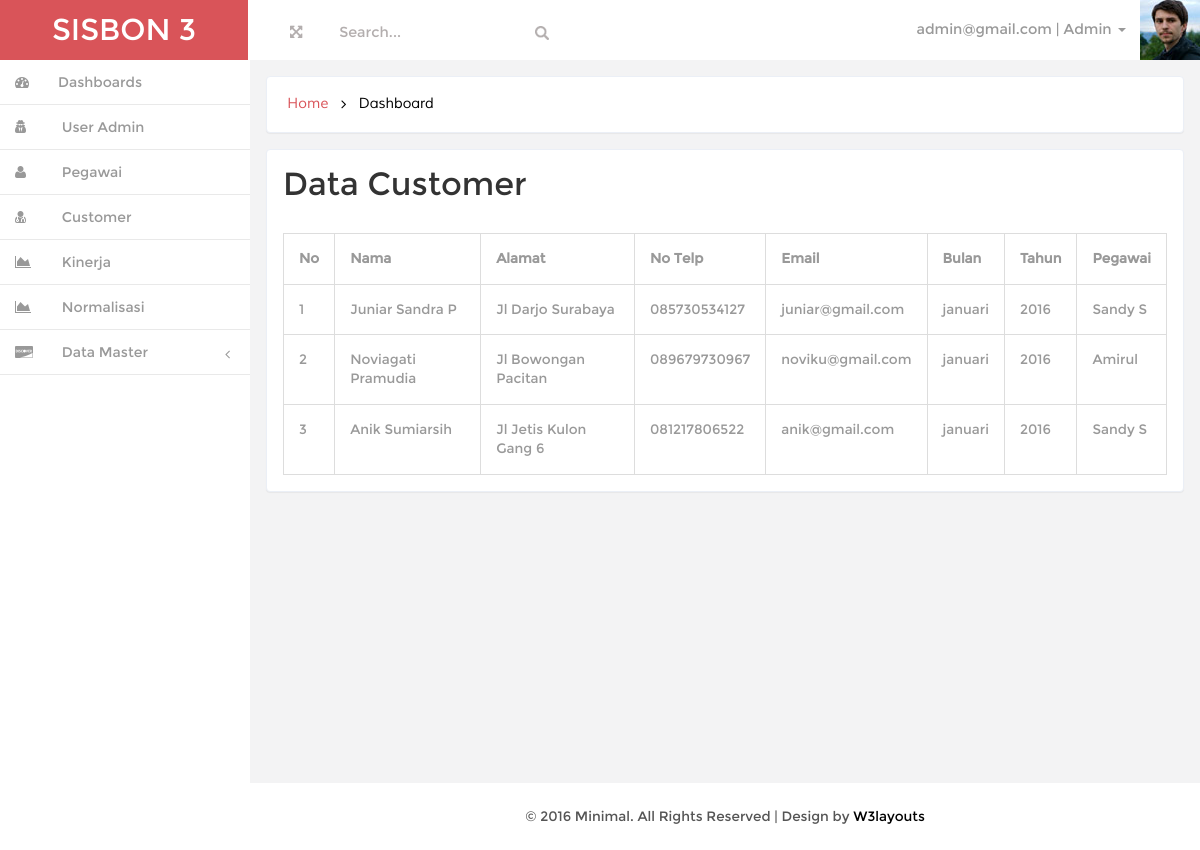
The page /index.php?page=customer_all (signed in) on the database as committed earlier.
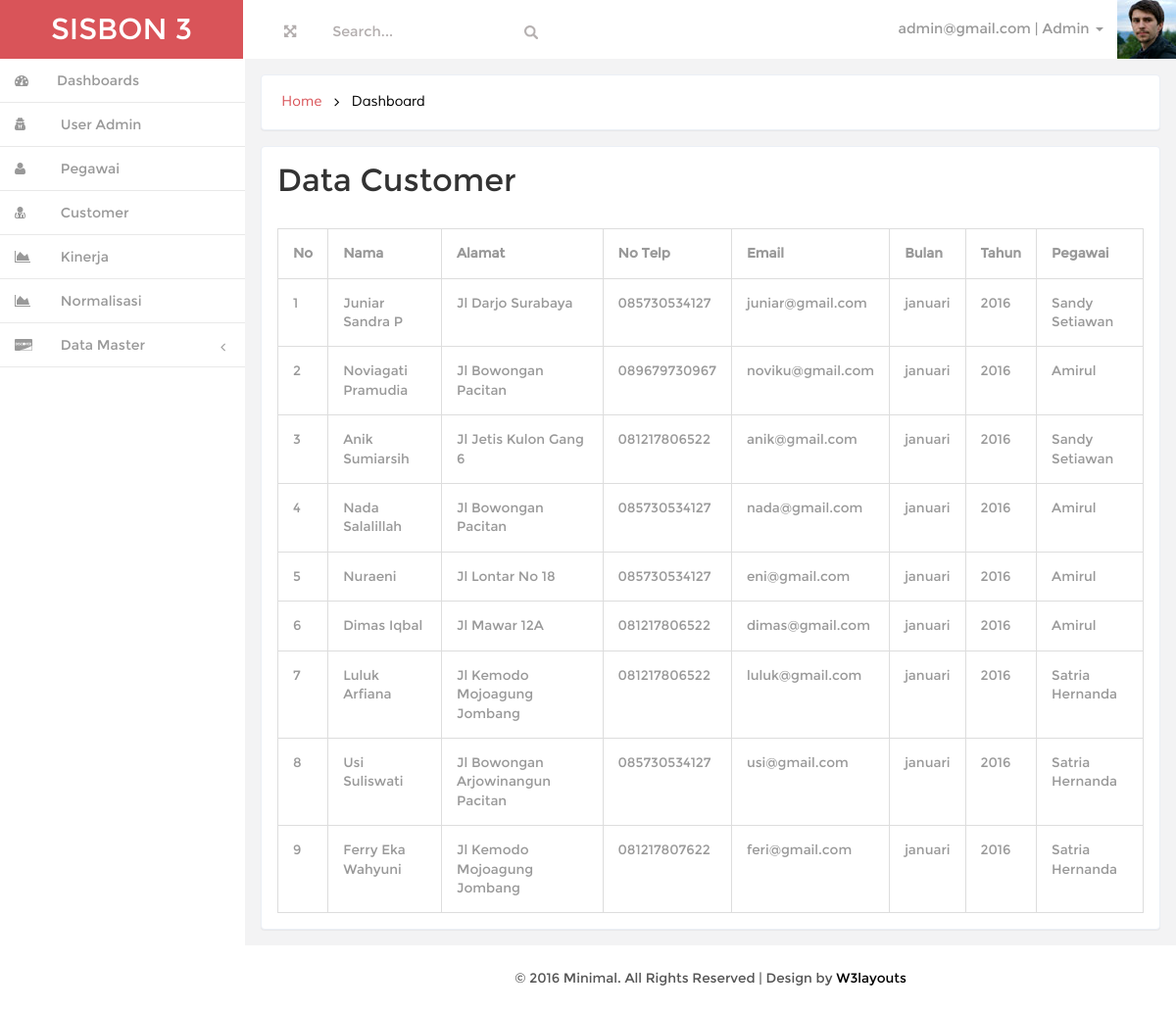
The same page on the database as committed later.
### tables this page shows
CREATE TABLE IF NOT EXISTS `tbcustomer` (
  `id_customer` int(11) NOT NULL AUTO_INCREMENT,
  `id_pegawai` int(11) NOT NULL,
  `nama` varchar(100) NOT NULL,
  `no_telp` varchar(20) NOT NULL,
  `alamat` text NOT NULL,
  `email` varchar(50) NOT NULL,
  `password` varchar(50) NOT NULL,
  `tgl_input` date NOT NULL,
  `bulan` varchar(20) NOT NULL,
  `tahun` varchar(5) NOT NULL,
  PRIMARY KEY (`id_customer`)
);

CREATE TABLE IF NOT EXISTS `tbpegawai` (
  `id_pegawai` int(11) NOT NULL AUTO_INCREMENT,
  `nama` varchar(100) NOT NULL,
  `tgl_lahir` date NOT NULL,
  `no_telp` varchar(20) NOT NULL,
  `alamat` text NOT NULL,
  `tgl_masuk` date NOT NULL,
  `email` varchar(50) NOT NULL,
  `password` varchar(50) NOT NULL,
  PRIMARY KEY (`id_pegawai`)
);

### class/Customer.php (called while the page is built, shortened)
<?php
class Customer implements BaseData
{
    private $conn;
    public function __construct()
    {
        $database = new Koneksi();
        $db = $database->dbKoneksi();
        $this->conn = $db;
    }
    public function getAll()
    {
        try
        {
            $stmt = $this->conn->prepare("SELECT * FROM tbcustomer");
            $stmt->execute();
            $rowCustomer = $stmt->fetchAll(PDO::FETCH_ASSOC);
            return $rowCustomer;
        }
        catch(PDOException $e)
        {
            echo $e->getMessage();
        }
    }
}

### class/Pegawai.php (called while the page is built, shortened)
<?php
class Pegawai implements BaseData
{
    private $conn;
    public function __construct()
    {
        $database = new Koneksi();
        $db = $database->dbKoneksi();
        $this->conn = $db;
    }
    public function getById($id)
    {
       try
       {
           $stmt = $this->conn->prepare("SELECT * FROM tbpegawai WHERE id_pegawai=$id");
           $stmt->execute();
           $rowPegawai = $stmt->fetch(PDO::FETCH_ASSOC);
           return $rowPegawai;
       }
       catch(PDOException $e)
       {
           echo $e->getMessage();
       }
    }
}

### page/customer_all.php (the view)
<?php
$model = new Customer();
$modelPeg = new Pegawai();
?>
<h3 class="head-top">Data Customer</h3>
<table class="table table-bordered table-responsive">
    <tr>
        <th>No</th>
        <th>Nama</th>
        <th>Alamat</th>
        <th>No Telp</th>
        <th>Email</th>
        <th>Bulan</th>
        <th>Tahun</th>
        <th>Pegawai</th>
    </tr>
    <?php
    $no=1;
    foreach($model->getAll() as $data){
        $dataPeg = $modelPeg->getById($data['id_pegawai']);
        ?>
        <tr>
            <td><?=$no++?></td>
            <td><?=$data['nama']?></td>
            <td><?=$data['alamat']?></td>
            <td><?=$data['no_telp']?></td>
            <td><?=$data['email']?></td>
            <td><?=$data['bulan']?></td>
            <td><?=$data['tahun']?></td>
            <td><?=$dataPeg['nama']?></td>
        </tr>
    <?php } ?>
</table>

Rows that differ between the two databases and show on the page:
changed through a linked row, tbcustomer "Juniar Sandra P": id_pegawai.nama "Sandy S" → "Sandy Setiawan"
changed through a linked row, tbcustomer "Anik Sumiarsih": id_pegawai.nama "Sandy S" → "Sandy Setiawan"
added tbcustomer: nama "Nada Salalillah", alamat "Jl Bowongan Pacitan", no_telp "085730534127", email "nada@gmail.com", bulan "januari", tahun "2016", id_pegawai.nama "Amirul"
added tbcustomer: nama "Nuraeni", alamat "Jl Lontar No 18", no_telp "085730534127", email "eni@gmail.com", bulan "januari", tahun "2016", id_pegawai.nama "Amirul"
added tbcustomer: nama "Dimas Iqbal", alamat "Jl Mawar 12A", no_telp "081217806522", email "dimas@gmail.com", bulan "januari", tahun "2016", id_pegawai.nama "Amirul"
added tbcustomer: nama "Luluk Arfiana", alamat "Jl Kemodo Mojoagung Jombang", no_telp "081217806522", email "luluk@gmail.com", bulan "januari", tahun "2016", id_pegawai.nama "Satria Hernanda"
added tbcustomer: nama "Usi Suliswati", alamat "Jl Bowongan Arjowinangun Pacitan", no_telp "085730534127", email "usi@gmail.com", bulan "januari", tahun "2016", id_pegawai.nama "Satria Hernanda"
added tbcustomer: nama "Ferry Eka Wahyuni", alamat "Jl Kemodo Mojoagung Jombang", no_telp "081217807622", email "feri@gmail.com", bulan "januari", tahun "2016", id_pegawai.nama "Satria Hernanda"
